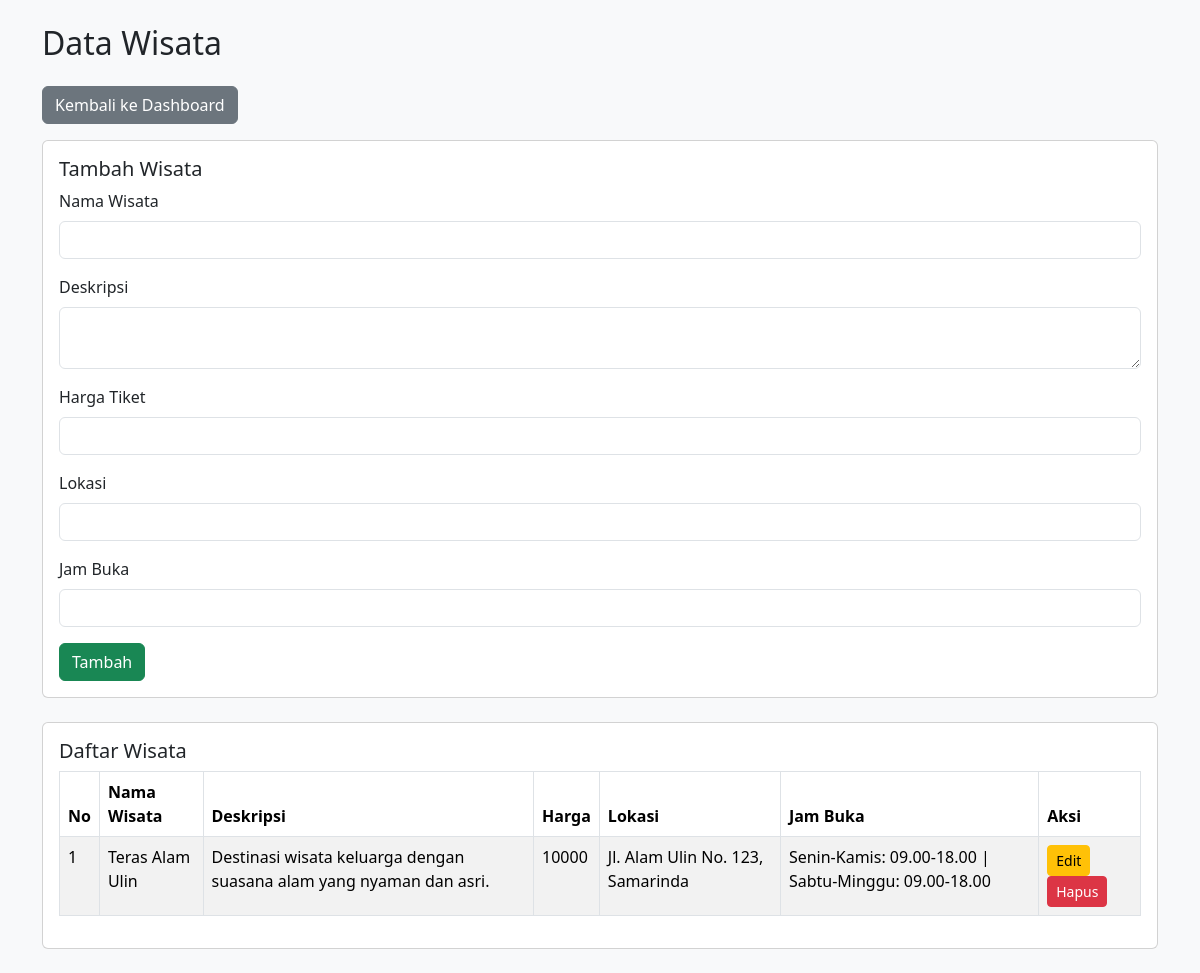
/admin/wisata.php (signed in), run on the app's committed database.
### tables this page shows
CREATE TABLE `wisata` (
  `id` int NOT NULL,
  `nama_wisata` varchar(100) DEFAULT NULL,
  `deskripsi` text,
  `harga_tiket` int DEFAULT NULL,
  `lokasi` text,
  `jam_buka` varchar(100) DEFAULT NULL
);

### admin/wisata.php (the view, shortened to what this page needs)
<?php
require '../config/koneksi.php';
$data_wisata = mysqli_query($conn, "SELECT * FROM wisata ORDER BY id DESC");
$edit = null;
?>
<!DOCTYPE html>
<html lang="id">
<head>
    <link href="https://cdn.jsdelivr.net/npm/bootstrap@5.3.3/dist/css/bootstrap.min.css" rel="stylesheet">
</head>
<body class="bg-light">
<div class="container py-4">
    <h2 class="mb-4">Data Wisata</h2>
    <a href="dashboard.php" class="btn btn-secondary mb-3">Kembali ke Dashboard</a>
    <div class="card mb-4">
        <div class="card-body">
            <h5><?= $edit ? 'Edit Wisata' : 'Tambah Wisata'; ?></h5>
            <form action="<?= $edit ? '../aksi/aksi_edit.php' : '../aksi/aksi_tambah.php'; ?>" method="POST">
                <div class="mb-3">
                    <label class="form-label">Nama Wisata</label>
                    <input type="text" name="nama_wisata" class="form-control" required value="<?= $edit['nama_wisata'] ?? ''; ?>">
                </div>
                <div class="mb-3">
                    <label class="form-label">Deskripsi</label>
                    <textarea name="deskripsi" class="form-control" required><?= $edit['deskripsi'] ?? ''; ?></textarea>
                </div>
                <div class="mb-3">
                    <label class="form-label">Harga Tiket</label>
                    <input type="number" name="harga_tiket" class="form-control" required value="<?= $edit['harga_tiket'] ?? ''; ?>">
                </div>
                <div class="mb-3">
                    <label class="form-label">Lokasi</label>
                    <input type="text" name="lokasi" class="form-control" required value="<?= $edit['lokasi'] ?? ''; ?>">
                </div>
                <div class="mb-3">
                    <label class="form-label">Jam Buka</label>
                    <input type="text" name="jam_buka" class="form-control" required value="<?= $edit['jam_buka'] ?? ''; ?>">
                </div>
                <button type="submit" class="btn btn-success"><?= $edit ? 'Update' : 'Tambah'; ?></button>
            </form>
        </div>
    </div>
    <div class="card">
        <div class="card-body">
            <h5>Daftar Wisata</h5>
            <table class="table table-bordered table-striped">
                <thead>
                    <tr>
                        <th>No</th>
                        <th>Nama Wisata</th>
                        <th>Deskripsi</th>
                        <th>Harga</th>
                        <th>Lokasi</th>
                        <th>Jam Buka</th>
                        <th>Aksi</th>
                    </tr>
                </thead>
                <tbody>
                    <?php $no = 1; while ($row = mysqli_fetch_assoc($data_wisata)): ?>
                    <tr>
                        <td><?= $no++; ?></td>
                        <td><?= htmlspecialchars($row['nama_wisata']); ?></td>
                        <td><?= htmlspecialchars($row['deskripsi']); ?></td>
                        <td><?= htmlspecialchars($row['harga_tiket']); ?></td>
                        <td><?= htmlspecialchars($row['lokasi']); ?></td>
                        <td><?= htmlspecialchars($row['jam_buka']); ?></td>
                        <td>
                            <a href="wisata.php?edit=<?= $row['id']; ?>" class="btn btn-warning btn-sm">Edit</a>
                            <a href="../aksi/aksi_hapus.php?id=<?= $row['id']; ?>" class="btn btn-danger btn-sm" onclick="return confirm('Yakin hapus data ini?')">Hapus</a>
                        </td>
                    </tr>
                    <?php endwhile; ?>
                </tbody>
            </table>
        </div>
    </div>
</div>
</body>
</html>

### data on the page
wisata: nama_wisata "Teras Alam Ulin", deskripsi "Destinasi wisata keluarga dengan suasana alam yang nyaman dan asri.", harga_tiket "10000", lokasi "Jl. Alam Ulin No. 123, Samarinda", jam_buka "Senin-Kamis: 09.00-18.00 | Sabtu-Minggu: 09.00-18.00"
